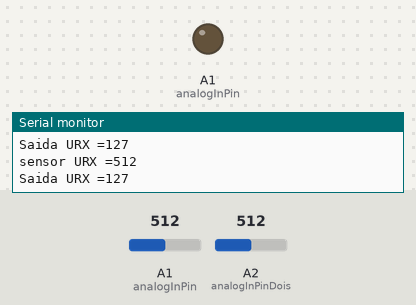
This sketch was run on a simulated Arduino Uno, built with avr-gcc and run on an emulated ATmega328P. Parts: output pins drawn as LEDs (lit = HIGH), the last lines printed to the serial monitor. The inputs (shaded band) are chosen by the test bench; at power-on: A1 (analogInPin) = 512, A2 (analogInPinDois) = 512.

Above: at 1.2 s.
1.3 s: A1 (analogInPin) set to 530
At 2.5 s:
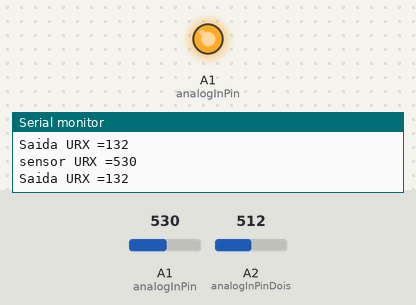
2.8 s: A1 (analogInPin) set to 511
At 4.0 s:
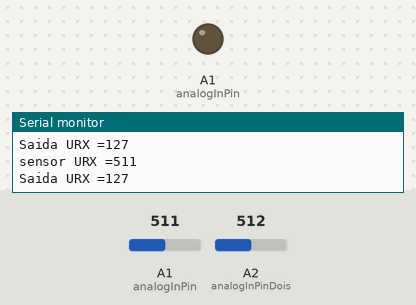
4.3 s: A1 (analogInPin) set to 716
At 4.7 s:
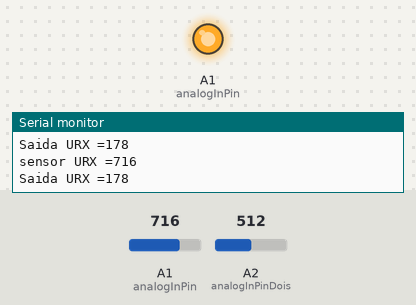
Timing chart, 0 to 7.3 s (numbered marks = the images above; inputs shaded):
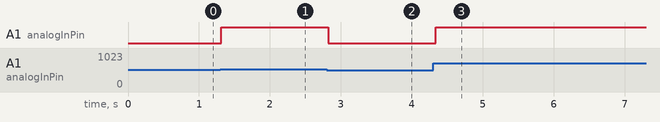

The sketch:

incompleto_2.ino
```cpp
const int analogInPin = A1;
const int analogInPinDois = A2;
const int botaoPin = A3;
const int analogAmareloLed = 9;
const int ledVermelhoAnalog = 10;

int sensorUrxValor = 0;
int UrySensorValor = 0;
int botaoValorSensor = 0;

int outputUrxValor = 0;
int UryOutputValor = 0;

void setup() {
  Serial.begin(9600);
  pinMode(analogInPin, INPUT);
  pinMode(analogInPinDois, INPUT);


}

void loop() {

  sensorUrxValor = analogRead(analogInPin);
  UrySensorValor = analogRead(analogInPinDois);

  outputUrxValor = map(sensorUrxValor, 0, 1023, 0, 255);

  analogWrite(analogInPin, outputUrxValor);

  Serial.print("sensor URX =");
  Serial.println(sensorUrxValor);
  Serial.print("Saida URX =");
  Serial.println(outputUrxValor);

  delay (100);


}
```

Measured:
- the behaviour switches between 513 and 514 on A1 (analogInPin) (found by bisection; images 0 and 1)
- after the input at 1.3 s, A1 (analogInPin): LOW → HIGH at once
- after the input at 2.8 s, A1 (analogInPin): HIGH → LOW at once
- after the input at 4.3 s, A1 (analogInPin): LOW → HIGH at once
